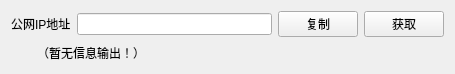
<?xml version="1.0" encoding="UTF-8"?>
<ui version="4.0">
 <class>GetPublicIPWidget</class>
 <widget class="QWidget" name="GetPublicIPWidget">
  <property name="geometry">
   <rect>
    <x>0</x>
    <y>0</y>
    <width>455</width>
    <height>70</height>
   </rect>
  </property>
  <property name="windowTitle">
   <string>公网IP获取工具</string>
  </property>
  <layout class="QGridLayout" name="gridLayout">
   <item row="0" column="2">
    <widget class="QPushButton" name="pushButtonCopy">
     <property name="text">
      <string>复制</string>
     </property>
    </widget>
   </item>
   <item row="0" column="1">
    <widget class="QLineEdit" name="lineEditPublicIP"/>
   </item>
   <item row="0" column="3">
    <widget class="QPushButton" name="pushButtonGet">
     <property name="text">
      <string>获取</string>
     </property>
    </widget>
   </item>
   <item row="0" column="0">
    <widget class="QLabel" name="label">
     <property name="text">
      <string>公网IP地址</string>
     </property>
    </widget>
   </item>
   <item row="1" column="0" colspan="4">
    <layout class="QHBoxLayout" name="horizontalLayout">
     <item>
      <widget class="QPushButton" name="pushButtonInfoIcon">
       <property name="minimumSize">
        <size>
         <width>20</width>
         <height>20</height>
        </size>
       </property>
       <property name="maximumSize">
        <size>
         <width>20</width>
         <height>20</height>
        </size>
       </property>
       <property name="styleSheet">
        <string notr="true">QPushButton{
	background-color:#00000000;
	border:none
}</string>
       </property>
       <property name="text">
        <string/>
       </property>
      </widget>
     </item>
     <item>
      <widget class="QLabel" name="labelInfo">
       <property name="text">
        <string>（暂无信息输出！）</string>
       </property>
      </widget>
     </item>
    </layout>
   </item>
  </layout>
 </widget>
 <layoutdefault spacing="6" margin="11"/>
 <resources/>
 <connections/>
</ui>
